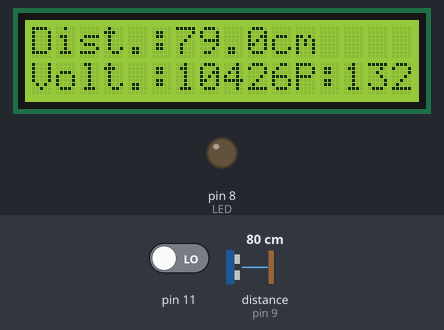
Bench run of a sketch on a simulated Arduino Uno, built with avr-gcc and run on an emulated ATmega328P. Shown: 16×2 character LCD, output pins drawn as LEDs (lit = HIGH). Wiring (inferred from the names in the program): ultrasonic range finder: trigger pin 10; echo pin 9. Inputs (shaded band) come from the test bench; at power-on: distance to the obstacle (sensor on pin 9) 80 cm, pin 11 LOW. The echo pulse lasts 58.3 µs per cm; pins used as bus, display or sensor lines are not drawn; what the sketch prints to the serial monitor is not drawn.

Above: at 1.2 s.
1.3 s: distance to the obstacle (sensor on pin 9) set to 45 cm
At 2.5 s:
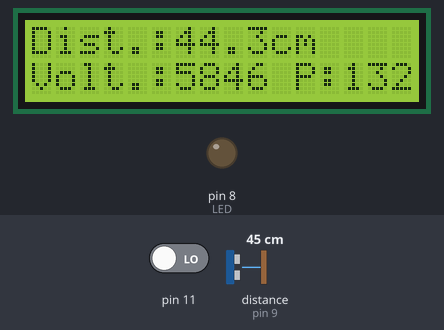
3.6 s: distance to the obstacle (sensor on pin 9) set to 36 cm
At 4.6 s:
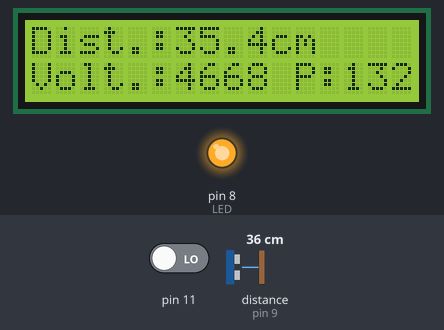
5.6 s: pin 11 driven HIGH
At 6.3 s:
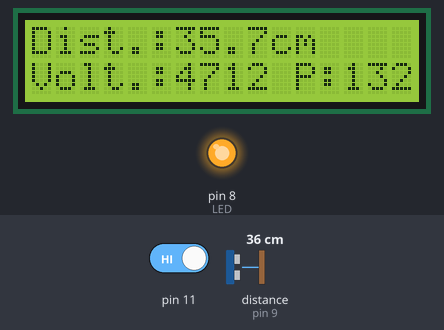
7.4 s: distance to the obstacle (sensor on pin 9) set to 2 cm
At 8.9 s:
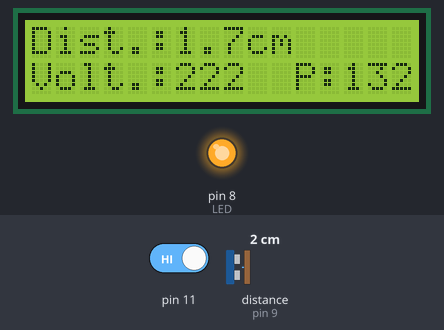
Timing chart, 0 to 10.3 s (numbered marks = the images above; inputs shaded):
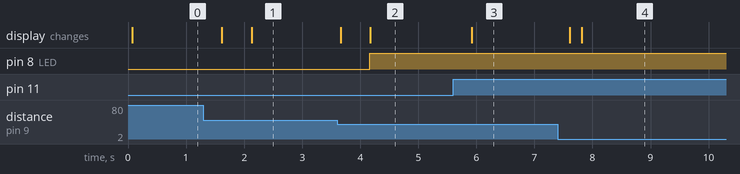

The sketch:

Sensor_ULTRASONICO_CON_LCD.ino
```cpp
#include<LiquidCrystal.h>
LiquidCrystal lcd(7,6,5,4,3,2);

int TRIG = 10;
int ECO = 9;
int LED = 8;
int DURACION;
float DISTANCIA;
float voltage;


void setup() {
  lcd.begin(16,2);
  Serial.begin(9600);
  Serial.println("DISTANCIA,voltage");

  pinMode(TRIG, OUTPUT);
  pinMode(ECO, INPUT);
  pinMode(LED, OUTPUT);
  pinMode(12,INPUT);
}

void loop() {

digitalWrite(TRIG, HIGH);
delay(1);
digitalWrite(TRIG, LOW);

DURACION=pulseIn(ECO,HIGH);

  lcd.clear();

  lcd.setCursor(0,0);
  DISTANCIA=((0.034*DURACION)/2);

  Serial.print(DISTANCIA);
  Serial.print(",");
  lcd.print("Dist.:");
  lcd.print(DISTANCIA,1);
  lcd.print("cm");


  voltage=(DISTANCIA*(132));
  Serial.println(voltage);
  lcd.setCursor(0,1);
  lcd.print("Volt.:");
  lcd.print(voltage,0);
  lcd.setCursor(11,1);
  lcd.print("P:");
  lcd.print(voltage/DISTANCIA,0);

 if(digitalRead(11)==HIGH){
    delay(200);
  }else{
  delay(500);
  }

  if(DISTANCIA<=40&&DISTANCIA>=0){
    digitalWrite(LED, HIGH);
  }else if(DISTANCIA>40){
    digitalWrite(LED, LOW);
  }
}
```

Measured:
- the behaviour switches between 41 and 40 cm on distance to the obstacle (sensor on pin 9) (found by bisection; images 1 and 2)
- after the input at 1.3 s, the display: first changes after 0.32 s (image 1 shows a later state)
- after the input at 3.6 s, pin 8 (LED): LOW → HIGH after 0.56 s; the display: first changes after 0.06 s (image 2 shows a later state)
- after the input at 5.6 s, the display: changes after 0.32 s (image 3)
- after the input at 7.4 s, the display: first changes after 0.21 s (image 4 shows a later state)
